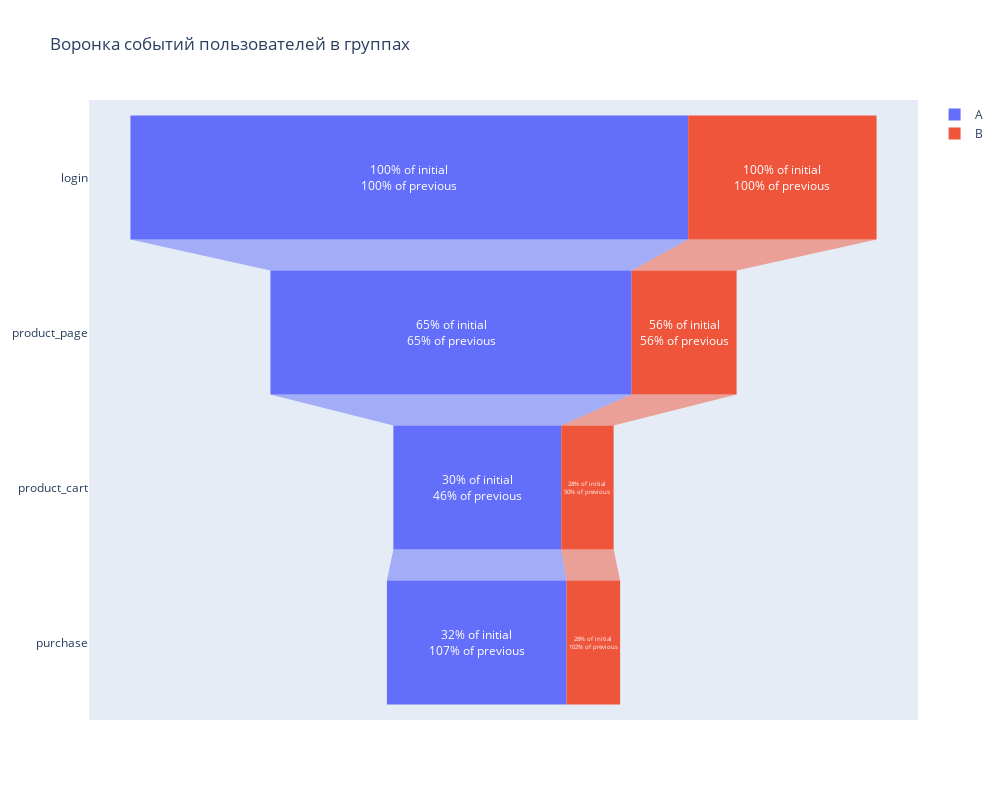

The notebook cell saved with this chart:
### Code cell
import plotly.graph_objects as go

groups = ['A', 'B']
fig = go.Figure()

for i, group in enumerate(groups):
    fig.add_trace(go.Funnel(
        name=group,
        y=(group_events_count[(group_events_count['group'] == group)]['event_name']),
        x=(group_events_count[(group_events_count['group'] == group)]['user_id']),
        textposition="inside",
        textinfo="text+percent initial+percent previous",
        insidetextfont={'color': 'white'},
    ))

fig.update_layout(title="Воронка событий пользователей в группах", width=1000, height=800)
fig.show()

### Figure 1 — Plotly figure (JSON) as saved in the notebook; plotly's stock layout.template omitted (floating-point values rounded to 4 significant figures)
{"data": [{"insidetextfont": {"color": "white"}, "name": "A", "textinfo": "text+percent initial+percent previous", "textposition": "inside", "type": "funnel", "x": [2279, 1476, 686, 734], "y": ["login", "product_page", "product_cart", "purchase"]}, {"insidetextfont": {"color": "white"}, "name": "B", "textinfo": "text+percent initial+percent previous", "textposition": "inside", "type": "funnel", "x": [770, 429, 214, 219], "y": ["login", "product_page", "product_cart", "purchase"]}], "layout": {"height": 800, "title": {"text": "Воронка событий пользователей в группах"}, "width": 1000}}
